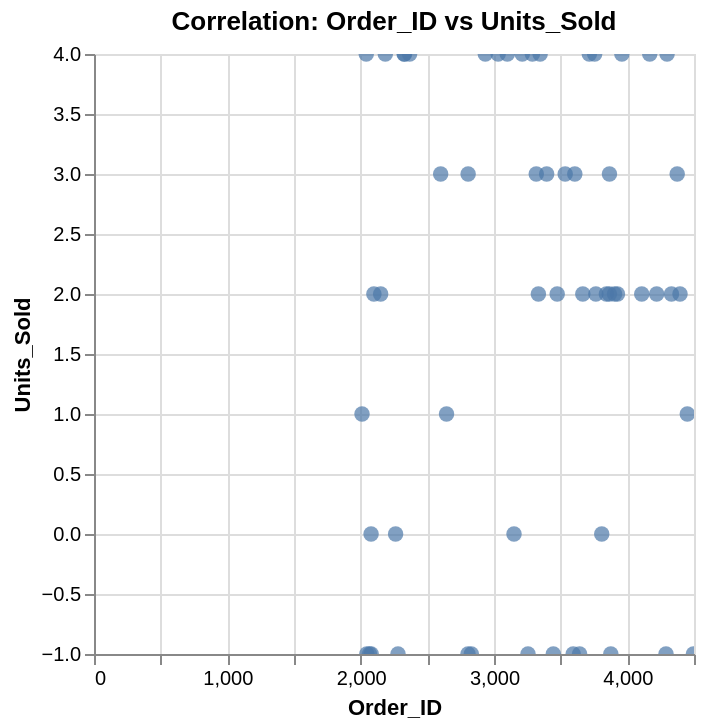

Here is the Vega-Lite specification saved for this chart:
### Vega-Lite specification from a JSON file in a GitHub repository (floating-point values rounded to 4 significant figures)
{"config": {"view": {"continuousWidth": 300, "continuousHeight": 300}}, "data": {"name": "data-762a2c1529b179e3373dd249e9450abd"}, "mark": {"type": "circle", "size": 60}, "encoding": {"tooltip": [{"field": "Order_ID", "type": "quantitative"}, {"field": "Units_Sold", "type": "quantitative"}], "x": {"field": "Order_ID", "type": "quantitative"}, "y": {"field": "Units_Sold", "type": "quantitative"}}, "params": [{"name": "param_2", "select": {"type": "interval", "encodings": ["x", "y"]}, "bind": "scales"}], "title": "Correlation: Order_ID vs Units_Sold", "$schema": "https://vega.github.io/schema/vega-lite/v5.20.1.json", "datasets": {"data-762a2c1529b179e3373dd249e9450abd": [{"Order_ID": 4298, "Gender_Category": "Men", "Product_Line": "Running", "Product_Name": "React Infinity", "Size": null, "Units_Sold": 4.0, "MRP": null, "Discount_Applied": 0.37, "Revenue": 0.0, "Order_Date": "13-08-2024", "Sales_Channel": "Online", "Region": "Mumbai", "Profit": 1575.0}, {"Order_ID": 3666, "Gender_Category": "Women", "Product_Line": "Running", "Product_Name": "Air Zoom", "Size": null, "Units_Sold": 2.0, "MRP": null, "Discount_Applied": 1.18, "Revenue": 0.0, "Order_Date": "2025-04-07", "Sales_Channel": "Retail", "Region": "Delhi", "Profit": 3383.0}, {"Order_ID": 4072, "Gender_Category": "Men", "Product_Line": "Soccer", "Product_Name": "Premier III", "Size": null, "Units_Sold": null, "MRP": null, "Discount_Applied": null, "Revenue": 0.0, "Order_Date": "20-05-2025", "Sales_Channel": "Online", "Region": "Pune", "Profit": 3543.0}, {"Order_ID": 3594, "Gender_Category": "Kids", "Product_Line": "Training", "Product_Name": "Flex Trainer", "Size": null, "Units_Sold": -1.0, "MRP": 9695.0, "Discount_Applied": 0.98, "Revenue": -193.9, "Order_Date": "2025/02/24", "Sales_Channel": "Online", "Region": "hyderbad", "Profit": 1563.0}, {"Order_ID": 3333, "Gender_Category": "Kids", "Product_Line": "Training", "Product_Name": "SuperRep Go", "Size": "L", "Units_Sold": 2.0, "MRP": null, "Discount_Applied": null, "Revenue": 0.0, "Order_Date": null, "Sales_Channel": "Retail", "Region": "Kolkata", "Profit": 1520.0}, {"Order_ID": 3534, "Gender_Category": "Kids", "Product_Line": "Basketball", "Product_Name": "Zoom Freak", "Size": null, "Units_Sold": 3.0, "MRP": 3281.0, "Discount_Applied": 0.62, "Revenue": 3740.0, "Order_Date": "2024/11/09", "Sales_Channel": "Retail", "Region": "Kolkata", "Profit": 427.8}, {"Order_ID": 2830, "Gender_Category": "Men", "Product_Line": "Basketball", "Product_Name": "Air Jordan", "Size": null, "Units_Sold": -1.0, "MRP": 8572.0, "Discount_Applied": 0.88, "Revenue": -1029.0, "Order_Date": null, "Sales_Channel": "Online", "Region": "Delhi", "Profit": 1221.0}, {"Order_ID": 4116, "Gender_Category": "Women", "Product_Line": "Lifestyle", "Product_Name": "Air Force 1", "Size": "9", "Units_Sold": null, "MRP": 3854.0, "Discount_Applied": null, "Revenue": 0.0, "Order_Date": "2024-08-19", "Sales_Channel": "Online", "Region": "Pune", "Profit": -43.41}, {"Order_ID": 3926, "Gender_Category": "Men", "Product_Line": "Lifestyle", "Product_Name": "Dunk Low", "Size": "XL", "Units_Sold": 2.0, "MRP": 4792.0, "Discount_Applied": null, "Revenue": 0.0, "Order_Date": "2024-11-08", "Sales_Channel": "Online", "Region": "Mumbai", "Profit": 2973.0}, {"Order_ID": 3150, "Gender_Category": "Women", "Product_Line": "Lifestyle", "Product_Name": "Dunk Low", "Size": null, "Units_Sold": 0.0, "MRP": null, "Discount_Applied": null, "Revenue": 0.0, "Order_Date": "2024-10-04", "Sales_Channel": "Online", "Region": "Kolkata", "Profit": -848.6}, {"Order_ID": 3959, "Gender_Category": "Kids", "Product_Line": "Lifestyle", "Product_Name": "Dunk Low", "Size": "M", "Units_Sold": 4.0, "MRP": 6092.0, "Discount_Applied": null, "Revenue": 0.0, "Order_Date": "12-01-2025", "Sales_Channel": "Retail", "Region": "Mumbai", "Profit": 2495.0}, {"Order_ID": 3395, "Gender_Category": "Women", "Product_Line": "Running", "Product_Name": "Free RN", "Size": "L", "Units_Sold": 3.0, "MRP": null, "Discount_Applied": null, "Revenue": 0.0, "Order_Date": "2025/01/15", "Sales_Channel": "Online", "Region": "Mumbai", "Profit": 3070.0}, {"Order_ID": 2010, "Gender_Category": "Kids", "Product_Line": "Lifestyle", "Product_Name": "Waffle One", "Size": "L", "Units_Sold": 1.0, "MRP": 7950.0, "Discount_Applied": null, "Revenue": 0.0, "Order_Date": "2025/01/16", "Sales_Channel": "Online", "Region": "Pune", "Profit": 1966.0}, {"Order_ID": 3288, "Gender_Category": "Kids", "Product_Line": "Lifestyle", "Product_Name": "Dunk Low", "Size": "10", "Units_Sold": 4.0, "MRP": null, "Discount_Applied": null, "Revenue": 0.0, "Order_Date": "2024/07/25", "Sales_Channel": "Retail", "Region": "Delhi", "Profit": 3853.0}, {"Order_ID": 4096, "Gender_Category": "Women", "Product_Line": "Soccer", "Product_Name": "Phantom GT", "Size": "8", "Units_Sold": null, "MRP": null, "Discount_Applied": null, "Revenue": 0.0, "Order_Date": "2024-04-03", "Sales_Channel": "Online", "Region": "Pune", "Profit": 3865.0}, {"Order_ID": 2712, "Gender_Category": "Women", "Product_Line": "Running", "Product_Name": "Pegasus Turbo", "Size": "XL", "Units_Sold": null, "MRP": null, "Discount_Applied": null, "Revenue": 0.0, "Order_Date": "2024/07/22", "Sales_Channel": "Retail", "Region": "Delhi", "Profit": 3024.0}, {"Order_ID": 3843, "Gender_Category": "Women", "Product_Line": "Training", "Product_Name": "SuperRep Go", "Size": "M", "Units_Sold": 2.0, "MRP": null, "Discount_Applied": null, "Revenue": 0.0, "Order_Date": null, "Sales_Channel": "Online", "Region": "hyderbad", "Profit": 2882.0}, {"Order_ID": 4003, "Gender_Category": "Men", "Product_Line": "Lifestyle", "Product_Name": "Air Force 1", "Size": "L", "Units_Sold": null, "MRP": 7165.0, "Discount_Applied": 1.17, "Revenue": 0.0, "Order_Date": "03-02-2025", "Sales_Channel": "Retail", "Region": "Mumbai", "Profit": 839.5}, {"Order_ID": 2777, "Gender_Category": "Kids", "Product_Line": "Basketball", "Product_Name": "Air Jordan", "Size": "XL", "Units_Sold": null, "MRP": 9062.0, "Discount_Applied": null, "Revenue": 0.0, "Order_Date": null, "Sales_Channel": "Retail", "Region": "Kolkata", "Profit": -9.69}, {"Order_ID": 3773, "Gender_Category": "Men", "Product_Line": "Lifestyle", "Product_Name": "Dunk Low", "Size": "L", "Units_Sold": null, "MRP": 3633.0, "Discount_Applied": null, "Revenue": 0.0, "Order_Date": null, "Sales_Channel": "Online", "Region": "hyderbad", "Profit": -816.9}, {"Order_ID": 4108, "Gender_Category": "Kids", "Product_Line": "Running", "Product_Name": "Pegasus Turbo", "Size": "L", "Units_Sold": 2.0, "MRP": 2768.0, "Discount_Applied": 0.19, "Revenue": 4483.0, "Order_Date": "2023-11-25", "Sales_Channel": "Online", "Region": "Kolkata", "Profit": 1059.0}, {"Order_ID": 3031, "Gender_Category": "Kids", "Product_Line": "Soccer", "Product_Name": "Premier III", "Size": "M", "Units_Sold": 4.0, "MRP": 8588.0, "Discount_Applied": null, "Revenue": 0.0, "Order_Date": "2023-10-11", "Sales_Channel": "Online", "Region": "Kolkata", "Profit": -117.7}, {"Order_ID": 3445, "Gender_Category": "Men", "Product_Line": "Lifestyle", "Product_Name": "Blazer Mid", "Size": "10", "Units_Sold": -1.0, "MRP": 4694.0, "Discount_Applied": null, "Revenue": 0.0, "Order_Date": null, "Sales_Channel": "Retail", "Region": "Bangalore", "Profit": 3658.0}, {"Order_ID": 4338, "Gender_Category": "Men", "Product_Line": "Running", "Product_Name": "Air Zoom", "Size": "XL", "Units_Sold": null, "MRP": null, "Discount_Applied": null, "Revenue": 0.0, "Order_Date": null, "Sales_Channel": "Online", "Region": "Pune", "Profit": 1587.0}, {"Order_ID": 2066, "Gender_Category": "Men", "Product_Line": "Soccer", "Product_Name": "Phantom GT", "Size": "XL", "Units_Sold": -1.0, "MRP": 5259.0, "Discount_Applied": null, "Revenue": 0.0, "Order_Date": "2024-12-10", "Sales_Channel": "Online", "Region": "Mumbai", "Profit": 1023.0}, {"Order_ID": 3756, "Gender_Category": "Men", "Product_Line": "Basketball", "Product_Name": "Kyrie Flytrap", "Size": "XL", "Units_Sold": null, "MRP": null, "Discount_Applied": null, "Revenue": 0.0, "Order_Date": "2024/10/01", "Sales_Channel": "Retail", "Region": "hyderbad", "Profit": -289.6}, {"Order_ID": 2280, "Gender_Category": "Women", "Product_Line": "Soccer", "Product_Name": "Mercurial Superfly", "Size": "M", "Units_Sold": -1.0, "MRP": null, "Discount_Applied": null, "Revenue": 0.0, "Order_Date": "2025/02/13", "Sales_Channel": "Online", "Region": "Delhi", "Profit": 3070.0}, {"Order_ID": 3866, "Gender_Category": "Women", "Product_Line": "Basketball", "Product_Name": "LeBron 20", "Size": null, "Units_Sold": 3.0, "MRP": null, "Discount_Applied": 0.64, "Revenue": 0.0, "Order_Date": "2025/02/14", "Sales_Channel": "Retail", "Region": "Kolkata", "Profit": 2985.0}, {"Order_ID": 3255, "Gender_Category": "Kids", "Product_Line": "Basketball", "Product_Name": "Air Jordan", "Size": "XL", "Units_Sold": -1.0, "MRP": 6976.0, "Discount_Applied": null, "Revenue": 0.0, "Order_Date": "02-03-2025", "Sales_Channel": "Online", "Region": "Bangalore", "Profit": 960.6}, {"Order_ID": 4076, "Gender_Category": "Kids", "Product_Line": "Basketball", "Product_Name": "LeBron 20", "Size": null, "Units_Sold": null, "MRP": null, "Discount_Applied": 0.33, "Revenue": 0.0, "Order_Date": "2025/04/03", "Sales_Channel": "Online", "Region": "Kolkata", "Profit": 925.7}, {"Order_ID": 2042, "Gender_Category": "Kids", "Product_Line": "Soccer", "Product_Name": "Tiempo Legend", "Size": "L", "Units_Sold": 4.0, "MRP": 8291.0, "Discount_Applied": null, "Revenue": 0.0, "Order_Date": "30-12-2024", "Sales_Channel": "Online", "Region": "Delhi", "Profit": -84.8}, {"Order_ID": 3876, "Gender_Category": "Men", "Product_Line": "Soccer", "Product_Name": "Phantom GT", "Size": "XL", "Units_Sold": -1.0, "MRP": 4311.0, "Discount_Applied": null, "Revenue": 0.0, "Order_Date": "2024/12/24", "Sales_Channel": "Retail", "Region": "hyderbad", "Profit": 3836.0}, {"Order_ID": 3882, "Gender_Category": "Men", "Product_Line": "Soccer", "Product_Name": "Tiempo Legend", "Size": "M", "Units_Sold": null, "MRP": 7237.0, "Discount_Applied": null, "Revenue": 0.0, "Order_Date": null, "Sales_Channel": "Online", "Region": "Bangalore", "Profit": -376.2}, {"Order_ID": 2805, "Gender_Category": "Women", "Product_Line": "Running", "Product_Name": "Pegasus Turbo", "Size": "L", "Units_Sold": -1.0, "MRP": null, "Discount_Applied": 0.82, "Revenue": 0.0, "Order_Date": "2023-08-28", "Sales_Channel": "Online", "Region": "Pune", "Profit": 2038.0}, {"Order_ID": 3904, "Gender_Category": "Kids", "Product_Line": "Soccer", "Product_Name": "Phantom GT", "Size": "L", "Units_Sold": 2.0, "MRP": 7776.0, "Discount_Applied": null, "Revenue": 0.0, "Order_Date": "2025-05-28", "Sales_Channel": "Retail", "Region": "Bangalore", "Profit": 1143.0}, {"Order_ID": 3474, "Gender_Category": "Women", "Product_Line": "Basketball", "Product_Name": "LeBron 20", "Size": "M", "Units_Sold": 2.0, "MRP": 6506.0, "Discount_Applied": null, "Revenue": 0.0, "Order_Date": null, "Sales_Channel": "Retail", "Region": "hyderbad", "Profit": 3970.0}, {"Order_ID": 2600, "Gender_Category": "Kids", "Product_Line": "Lifestyle", "Product_Name": "Air Force 1", "Size": "M", "Units_Sold": 3.0, "MRP": null, "Discount_Applied": null, "Revenue": 0.0, "Order_Date": "04-11-2024", "Sales_Channel": "Online", "Region": "Pune", "Profit": 803.6}, {"Order_ID": 2101, "Gender_Category": "Kids", "Product_Line": "Running", "Product_Name": "Free RN", "Size": "XL", "Units_Sold": null, "MRP": 2010.0, "Discount_Applied": null, "Revenue": 0.0, "Order_Date": "2025/07/03", "Sales_Channel": "Online", "Region": "Hyderabad", "Profit": 3398.0}, {"Order_ID": 4450, "Gender_Category": "Men", "Product_Line": "Lifestyle", "Product_Name": "Air Force 1", "Size": null, "Units_Sold": 1.0, "MRP": 4745.0, "Discount_Applied": null, "Revenue": 0.0, "Order_Date": null, "Sales_Channel": "Retail", "Region": "Mumbai", "Profit": 174.5}, {"Order_ID": 2806, "Gender_Category": "Kids", "Product_Line": "Basketball", "Product_Name": "Kyrie Flytrap", "Size": "7", "Units_Sold": 3.0, "MRP": 4467.0, "Discount_Applied": null, "Revenue": 0.0, "Order_Date": "2024-02-10", "Sales_Channel": "Online", "Region": "Bangalore", "Profit": 2407.0}, {"Order_ID": 2262, "Gender_Category": "Women", "Product_Line": "Running", "Product_Name": "Pegasus Turbo", "Size": "L", "Units_Sold": 0.0, "MRP": null, "Discount_Applied": null, "Revenue": 0.0, "Order_Date": "2024-09-15", "Sales_Channel": "Retail", "Region": "Pune", "Profit": 3147.0}, {"Order_ID": 3317, "Gender_Category": "Kids", "Product_Line": "Basketball", "Product_Name": "Air Jordan", "Size": "10", "Units_Sold": 3.0, "MRP": null, "Discount_Applied": null, "Revenue": 0.0, "Order_Date": null, "Sales_Channel": "Online", "Region": "hyderbad", "Profit": 3853.0}, {"Order_ID": 3626, "Gender_Category": "Men", "Product_Line": "Running", "Product_Name": "React Infinity", "Size": "7", "Units_Sold": null, "MRP": null, "Discount_Applied": null, "Revenue": 0.0, "Order_Date": "2024/09/24", "Sales_Channel": "Retail", "Region": "Pune", "Profit": 1911.0}, {"Order_ID": 4496, "Gender_Category": "Men", "Product_Line": "Basketball", "Product_Name": "Kyrie Flytrap", "Size": "L", "Units_Sold": -1.0, "MRP": null, "Discount_Applied": null, "Revenue": 0.0, "Order_Date": null, "Sales_Channel": "Online", "Region": "Hyd", "Profit": -487.4}, {"Order_ID": 4220, "Gender_Category": "Kids", "Product_Line": "Lifestyle", "Product_Name": "Dunk Low", "Size": "M", "Units_Sold": 2.0, "MRP": 2291.0, "Discount_Applied": 0.84, "Revenue": 733.0, "Order_Date": "31-01-2025", "Sales_Channel": "Retail", "Region": "Delhi", "Profit": 608.2}, {"Order_ID": 4290, "Gender_Category": "Kids", "Product_Line": "Lifestyle", "Product_Name": "Blazer Mid", "Size": null, "Units_Sold": -1.0, "MRP": null, "Discount_Applied": null, "Revenue": 0.0, "Order_Date": "2025-01-25", "Sales_Channel": "Retail", "Region": "Kolkata", "Profit": 698.5}, {"Order_ID": 4359, "Gender_Category": "Kids", "Product_Line": "Running", "Product_Name": "Pegasus Turbo", "Size": "L", "Units_Sold": null, "MRP": 9337.0, "Discount_Applied": null, "Revenue": 0.0, "Order_Date": "2025/02/23", "Sales_Channel": "Online", "Region": "Bangalore", "Profit": 92.73}, {"Order_ID": 2099, "Gender_Category": "Kids", "Product_Line": "Soccer", "Product_Name": "Mercurial Superfly", "Size": "M", "Units_Sold": 2.0, "MRP": null, "Discount_Applied": 0.32, "Revenue": 0.0, "Order_Date": "01-02-2025", "Sales_Channel": "Retail", "Region": "Mumbai", "Profit": 361.0}, {"Order_ID": 3185, "Gender_Category": "Kids", "Product_Line": "Training", "Product_Name": "SuperRep Go", "Size": null, "Units_Sold": null, "MRP": 9716.0, "Discount_Applied": null, "Revenue": 0.0, "Order_Date": "12-03-2025", "Sales_Channel": "Online", "Region": "Pune", "Profit": -542.2}, {"Order_ID": 3100, "Gender_Category": "Women", "Product_Line": "Training", "Product_Name": "ZoomX Invincible", "Size": "7", "Units_Sold": 4.0, "MRP": null, "Discount_Applied": 0.97, "Revenue": 0.0, "Order_Date": "2025/06/30", "Sales_Channel": "Retail", "Region": "Mumbai", "Profit": 1861.0}, {"Order_ID": 3550, "Gender_Category": "Women", "Product_Line": "Lifestyle", "Product_Name": "Air Force 1", "Size": "M", "Units_Sold": null, "MRP": 8645.0, "Discount_Applied": null, "Revenue": 0.0, "Order_Date": null, "Sales_Channel": "Online", "Region": "bengaluru", "Profit": 3290.0}, {"Order_ID": 2855, "Gender_Category": "Kids", "Product_Line": "Basketball", "Product_Name": "Air Jordan", "Size": null, "Units_Sold": null, "MRP": 2810.0, "Discount_Applied": null, "Revenue": 0.0, "Order_Date": "20-04-2025", "Sales_Channel": "Online", "Region": "Mumbai", "Profit": -425.7}, {"Order_ID": 3128, "Gender_Category": "Men", "Product_Line": "Running", "Product_Name": "Air Zoom", "Size": "M", "Units_Sold": null, "MRP": null, "Discount_Applied": null, "Revenue": 0.0, "Order_Date": null, "Sales_Channel": "Retail", "Region": "Kolkata", "Profit": 2220.0}, {"Order_ID": 3764, "Gender_Category": "Men", "Product_Line": "Lifestyle", "Product_Name": "Blazer Mid", "Size": "10", "Units_Sold": 2.0, "MRP": 3954.0, "Discount_Applied": null, "Revenue": 0.0, "Order_Date": "2024-02-22", "Sales_Channel": "Online", "Region": "Kolkata", "Profit": 528.9}, {"Order_ID": 4168, "Gender_Category": "Kids", "Product_Line": "Running", "Product_Name": "Free RN", "Size": "10", "Units_Sold": 4.0, "MRP": null, "Discount_Applied": null, "Revenue": 0.0, "Order_Date": "2024-06-09", "Sales_Channel": "Retail", "Region": "Mumbai", "Profit": 3283.0}, {"Order_ID": 3808, "Gender_Category": "Kids", "Product_Line": "Running", "Product_Name": "Free RN", "Size": "M", "Units_Sold": 0.0, "MRP": null, "Discount_Applied": 0.93, "Revenue": 0.0, "Order_Date": null, "Sales_Channel": "Online", "Region": "Kolkata", "Profit": 1364.0}, {"Order_ID": 2150, "Gender_Category": "Women", "Product_Line": "Basketball", "Product_Name": "LeBron 20", "Size": "M", "Units_Sold": 2.0, "MRP": 3313.0, "Discount_Applied": 0.48, "Revenue": 3446.0, "Order_Date": "06-07-2025", "Sales_Channel": "Online", "Region": "bengaluru", "Profit": 3222.0}, {"Order_ID": 3294, "Gender_Category": "Women", "Product_Line": "Basketball", "Product_Name": "LeBron 20", "Size": null, "Units_Sold": null, "MRP": null, "Discount_Applied": null, "Revenue": 0.0, "Order_Date": null, "Sales_Channel": "Retail", "Region": "Kolkata", "Profit": -101.4}, {"Order_ID": 2058, "Gender_Category": "Women", "Product_Line": "Training", "Product_Name": "Flex Trainer", "Size": "11", "Units_Sold": null, "MRP": 4986.0, "Discount_Applied": null, "Revenue": 0.0, "Order_Date": null, "Sales_Channel": "Online", "Region": "Kolkata", "Profit": 361.5}, {"Order_ID": 3918, "Gender_Category": "Men", "Product_Line": "Running", "Product_Name": "Pegasus Turbo", "Size": "M", "Units_Sold": null, "MRP": null, "Discount_Applied": 0.85, "Revenue": 0.0, "Order_Date": null, "Sales_Channel": "Online", "Region": "Bangalore", "Profit": 1174.0}, {"Order_ID": 2462, "Gender_Category": "Men", "Product_Line": "Basketball", "Product_Name": "Zoom Freak", "Size": "8", "Units_Sold": null, "MRP": 4469.0, "Discount_Applied": 0.49, "Revenue": 0.0, "Order_Date": "2025-01-23", "Sales_Channel": "Retail", "Region": "Pune", "Profit": 2144.0}, {"Order_ID": 2208, "Gender_Category": "Women", "Product_Line": "Basketball", "Product_Name": "LeBron 20", "Size": "M", "Units_Sold": null, "MRP": 5173.0, "Discount_Applied": 0.97, "Revenue": 0.0, "Order_Date": null, "Sales_Channel": "Retail", "Region": "hyderbad", "Profit": -1074.0}, {"Order_ID": 3642, "Gender_Category": "Men", "Product_Line": "Training", "Product_Name": "Metcon 7", "Size": "XL", "Units_Sold": -1.0, "MRP": null, "Discount_Applied": null, "Revenue": 0.0, "Order_Date": null, "Sales_Channel": "Online", "Region": "Mumbai", "Profit": 3618.0}, {"Order_ID": 2326, "Gender_Category": "Women", "Product_Line": "Lifestyle", "Product_Name": "Dunk Low", "Size": "XL", "Units_Sold": 4.0, "MRP": 9937.0, "Discount_Applied": null, "Revenue": 0.0, "Order_Date": "10-12-2024", "Sales_Channel": "Retail", "Region": "Kolkata", "Profit": 2048.0}, {"Order_ID": 3199, "Gender_Category": "Women", "Product_Line": "Training", "Product_Name": "ZoomX Invincible", "Size": null, "Units_Sold": null, "MRP": null, "Discount_Applied": null, "Revenue": 0.0, "Order_Date": null, "Sales_Channel": "Online", "Region": "Kolkata", "Profit": 3873.0}, {"Order_ID": 4316, "Gender_Category": "Men", "Product_Line": "Running", "Product_Name": "React Infinity", "Size": "XL", "Units_Sold": null, "MRP": null, "Discount_Applied": null, "Revenue": 0.0, "Order_Date": "2024-01-04", "Sales_Channel": "Retail", "Region": "Hyd", "Profit": 405.4}, {"Order_ID": 3953, "Gender_Category": "Women", "Product_Line": "Basketball", "Product_Name": "Air Jordan", "Size": "XL", "Units_Sold": null, "MRP": null, "Discount_Applied": null, "Revenue": 0.0, "Order_Date": "14-01-2025", "Sales_Channel": "Retail", "Region": "Delhi", "Profit": 2005.0}, {"Order_ID": 3212, "Gender_Category": "Kids", "Product_Line": "Soccer", "Product_Name": "Mercurial Superfly", "Size": "M", "Units_Sold": 4.0, "MRP": 7671.0, "Discount_Applied": null, "Revenue": 0.0, "Order_Date": "2024-10-05", "Sales_Channel": "Retail", "Region": "Kolkata", "Profit": 2025.0}, {"Order_ID": 2329, "Gender_Category": "Men", "Product_Line": "Basketball", "Product_Name": "Kyrie Flytrap", "Size": "L", "Units_Sold": 4.0, "MRP": 4981.0, "Discount_Applied": null, "Revenue": 0.0, "Order_Date": "05-06-2025", "Sales_Channel": "Online", "Region": "Mumbai", "Profit": 1833.0}, {"Order_ID": 2046, "Gender_Category": "Men", "Product_Line": "Soccer", "Product_Name": "Tiempo Legend", "Size": null, "Units_Sold": -1.0, "MRP": null, "Discount_Applied": null, "Revenue": 0.0, "Order_Date": "17-09-2024", "Sales_Channel": "Online", "Region": "Bangalore", "Profit": 1315.0}, {"Order_ID": 4374, "Gender_Category": "Women", "Product_Line": "Basketball", "Product_Name": "Zoom Freak", "Size": "XL", "Units_Sold": 3.0, "MRP": null, "Discount_Applied": null, "Revenue": 0.0, "Order_Date": "2024/11/19", "Sales_Channel": "Retail", "Region": "Pune", "Profit": -1129.0}, {"Order_ID": 3084, "Gender_Category": "Women", "Product_Line": "Lifestyle", "Product_Name": "Blazer Mid", "Size": "L", "Units_Sold": null, "MRP": 8956.0, "Discount_Applied": null, "Revenue": 0.0, "Order_Date": null, "Sales_Channel": "Retail", "Region": "Pune", "Profit": 491.9}, {"Order_ID": 3606, "Gender_Category": "Women", "Product_Line": "Basketball", "Product_Name": "LeBron 20", "Size": "XL", "Units_Sold": 3.0, "MRP": 3516.0, "Discount_Applied": null, "Revenue": 0.0, "Order_Date": "14-02-2025", "Sales_Channel": "Retail", "Region": "Pune", "Profit": -511.5}, {"Order_ID": 2447, "Gender_Category": "Kids", "Product_Line": "Lifestyle", "Product_Name": "Waffle One", "Size": "XL", "Units_Sold": null, "MRP": null, "Discount_Applied": null, "Revenue": 0.0, "Order_Date": "2024-05-04", "Sales_Channel": "Online", "Region": "Kolkata", "Profit": 1292.0}, {"Order_ID": 2055, "Gender_Category": "Men", "Product_Line": "Basketball", "Product_Name": "Kyrie Flytrap", "Size": "L", "Units_Sold": null, "MRP": null, "Discount_Applied": null, "Revenue": 0.0, "Order_Date": "26-10-2024", "Sales_Channel": "Online", "Region": "hyderbad", "Profit": -1079.0}, {"Order_ID": 2896, "Gender_Category": "Kids", "Product_Line": "Training", "Product_Name": "SuperRep Go", "Size": "7", "Units_Sold": null, "MRP": 6253.0, "Discount_Applied": 0.47, "Revenue": 0.0, "Order_Date": "15-02-2025", "Sales_Channel": "Online", "Region": "Delhi", "Profit": -1104.0}, {"Order_ID": 3203, "Gender_Category": "Women", "Product_Line": "Training", "Product_Name": "SuperRep Go", "Size": "11", "Units_Sold": null, "MRP": null, "Discount_Applied": 1.17, "Revenue": 0.0, "Order_Date": "11-03-2025", "Sales_Channel": "Retail", "Region": "Pune", "Profit": 2854.0}, {"Order_ID": 3056, "Gender_Category": "Men", "Product_Line": "Training", "Product_Name": "ZoomX Invincible", "Size": "12", "Units_Sold": null, "MRP": null, "Discount_Applied": null, "Revenue": 0.0, "Order_Date": null, "Sales_Channel": "Online", "Region": "Mumbai", "Profit": 544.1}, {"Order_ID": 4395, "Gender_Category": "Kids", "Product_Line": "Running", "Product_Name": "Air Zoom", "Size": "M", "Units_Sold": 2.0, "MRP": 5282.0, "Discount_Applied": null, "Revenue": 0.0, "Order_Date": "20-04-2025", "Sales_Channel": "Online", "Region": "Mumbai", "Profit": 3366.0}, {"Order_ID": 3921, "Gender_Category": "Kids", "Product_Line": "Lifestyle", "Product_Name": "Blazer Mid", "Size": "L", "Units_Sold": null, "MRP": null, "Discount_Applied": null, "Revenue": 0.0, "Order_Date": "2025/05/23", "Sales_Channel": "Retail", "Region": "Hyd", "Profit": 3939.0}, {"Order_ID": 3755, "Gender_Category": "Women", "Product_Line": "Soccer", "Product_Name": "Phantom GT", "Size": "8", "Units_Sold": 4.0, "MRP": 2342.0, "Discount_Applied": 0.25, "Revenue": 7026.0, "Order_Date": "20-04-2025", "Sales_Channel": "Retail", "Region": "Mumbai", "Profit": 1007.0}, {"Order_ID": 2935, "Gender_Category": "Men", "Product_Line": "Lifestyle", "Product_Name": "Dunk Low", "Size": "L", "Units_Sold": 4.0, "MRP": null, "Discount_Applied": null, "Revenue": 0.0, "Order_Date": "2024-05-13", "Sales_Channel": "Online", "Region": "Hyd", "Profit": 478.1}, {"Order_ID": 4376, "Gender_Category": "Men", "Product_Line": "Soccer", "Product_Name": "Phantom GT", "Size": "M", "Units_Sold": null, "MRP": 7652.0, "Discount_Applied": 1.08, "Revenue": 0.0, "Order_Date": "2024/08/05", "Sales_Channel": "Online", "Region": "Kolkata", "Profit": 546.8}, {"Order_ID": 2644, "Gender_Category": "Men", "Product_Line": "Training", "Product_Name": "SuperRep Go", "Size": "M", "Units_Sold": 1.0, "MRP": 2640.0, "Discount_Applied": null, "Revenue": 0.0, "Order_Date": null, "Sales_Channel": "Retail", "Region": "bengaluru", "Profit": 1467.0}, {"Order_ID": 2079, "Gender_Category": "Men", "Product_Line": "Running", "Product_Name": "Pegasus Turbo", "Size": "XL", "Units_Sold": -1.0, "MRP": 4322.0, "Discount_Applied": null, "Revenue": 0.0, "Order_Date": "2025/01/19", "Sales_Channel": "Online", "Region": "bengaluru", "Profit": 279.8}, {"Order_ID": 2185, "Gender_Category": "Women", "Product_Line": "Training", "Product_Name": "ZoomX Invincible", "Size": "XL", "Units_Sold": 4.0, "MRP": 4207.0, "Discount_Applied": 0.59, "Revenue": 6900.0, "Order_Date": "2025/06/08", "Sales_Channel": "Online", "Region": "Kolkata", "Profit": -615.5}, {"Order_ID": 4331, "Gender_Category": "Women", "Product_Line": "Training", "Product_Name": "SuperRep Go", "Size": null, "Units_Sold": 2.0, "MRP": 4575.0, "Discount_Applied": 0.04, "Revenue": 8783.0, "Order_Date": "2025-01-03", "Sales_Channel": "Retail", "Region": "Kolkata", "Profit": 3534.0}, {"Order_ID": 2367, "Gender_Category": "Kids", "Product_Line": "Lifestyle", "Product_Name": "Dunk Low", "Size": "XL", "Units_Sold": 4.0, "MRP": 6203.0, "Discount_Applied": 0.84, "Revenue": 3970.0, "Order_Date": "2024/11/12", "Sales_Channel": "Online", "Region": "Bangalore", "Profit": -202.1}, {"Order_ID": 3346, "Gender_Category": "Kids", "Product_Line": "Training", "Product_Name": "SuperRep Go", "Size": "12", "Units_Sold": 4.0, "MRP": null, "Discount_Applied": 0.15, "Revenue": 0.0, "Order_Date": null, "Sales_Channel": "Retail", "Region": "Delhi", "Profit": 3392.0}, {"Order_ID": 2078, "Gender_Category": "Women", "Product_Line": "Basketball", "Product_Name": "LeBron 20", "Size": null, "Units_Sold": 0.0, "MRP": 6970.0, "Discount_Applied": null, "Revenue": 0.0, "Order_Date": null, "Sales_Channel": "Online", "Region": "Mumbai", "Profit": 262.8}, {"Order_ID": 2798, "Gender_Category": "Kids", "Product_Line": "Lifestyle", "Product_Name": "Dunk Low", "Size": "M", "Units_Sold": null, "MRP": 8547.0, "Discount_Applied": null, "Revenue": 0.0, "Order_Date": null, "Sales_Channel": "Retail", "Region": "Mumbai", "Profit": 430.9}, {"Order_ID": 3533, "Gender_Category": "Kids", "Product_Line": "Running", "Product_Name": "Air Zoom", "Size": "L", "Units_Sold": null, "MRP": null, "Discount_Applied": null, "Revenue": 0.0, "Order_Date": "2023-11-05", "Sales_Channel": "Retail", "Region": "Hyd", "Profit": 451.7}, {"Order_ID": 2002, "Gender_Category": "Women", "Product_Line": "Lifestyle", "Product_Name": "Dunk Low", "Size": "7", "Units_Sold": null, "MRP": null, "Discount_Applied": 0.24, "Revenue": 0.0, "Order_Date": "2024-12-11", "Sales_Channel": "Online", "Region": "Delhi", "Profit": 912.6}, {"Order_ID": 2845, "Gender_Category": "Men", "Product_Line": "Training", "Product_Name": "ZoomX Invincible", "Size": null, "Units_Sold": null, "MRP": null, "Discount_Applied": null, "Revenue": 0.0, "Order_Date": "2023-10-31", "Sales_Channel": "Retail", "Region": "Pune", "Profit": 40.98}, {"Order_ID": 3715, "Gender_Category": "Men", "Product_Line": "Lifestyle", "Product_Name": "Air Force 1", "Size": "L", "Units_Sold": 4.0, "MRP": null, "Discount_Applied": null, "Revenue": 0.0, "Order_Date": "2025/06/23", "Sales_Channel": "Online", "Region": "Bangalore", "Profit": 2774.0}, {"Order_ID": 4492, "Gender_Category": "Men", "Product_Line": "Lifestyle", "Product_Name": "Air Force 1", "Size": "M", "Units_Sold": null, "MRP": null, "Discount_Applied": null, "Revenue": 0.0, "Order_Date": null, "Sales_Channel": "Retail", "Region": "Mumbai", "Profit": 2397.0}, {"Order_ID": 2414, "Gender_Category": "Women", "Product_Line": "Basketball", "Product_Name": "Air Jordan", "Size": "XL", "Units_Sold": null, "MRP": 8142.0, "Discount_Applied": null, "Revenue": 0.0, "Order_Date": "2024-01-25", "Sales_Channel": "Online", "Region": "Hyd", "Profit": -829.4}, {"Order_ID": 3487, "Gender_Category": "Men", "Product_Line": "Lifestyle", "Product_Name": "Dunk Low", "Size": "M", "Units_Sold": null, "MRP": 3241.0, "Discount_Applied": 0.42, "Revenue": 0.0, "Order_Date": "28-05-2025", "Sales_Channel": "Online", "Region": "Hyd", "Profit": 2927.0}, {"Order_ID": 2843, "Gender_Category": "Men", "Product_Line": "Training", "Product_Name": "SuperRep Go", "Size": "12", "Units_Sold": null, "MRP": null, "Discount_Applied": null, "Revenue": 0.0, "Order_Date": "25-04-2025", "Sales_Channel": "Online", "Region": "Mumbai", "Profit": 3574.0}, {"Order_ID": 3865, "Gender_Category": "Men", "Product_Line": "Training", "Product_Name": "ZoomX Invincible", "Size": "L", "Units_Sold": 2.0, "MRP": 7357.0, "Discount_Applied": null, "Revenue": 0.0, "Order_Date": null, "Sales_Channel": "Online", "Region": "Hyd", "Profit": -1144.0}]}}
